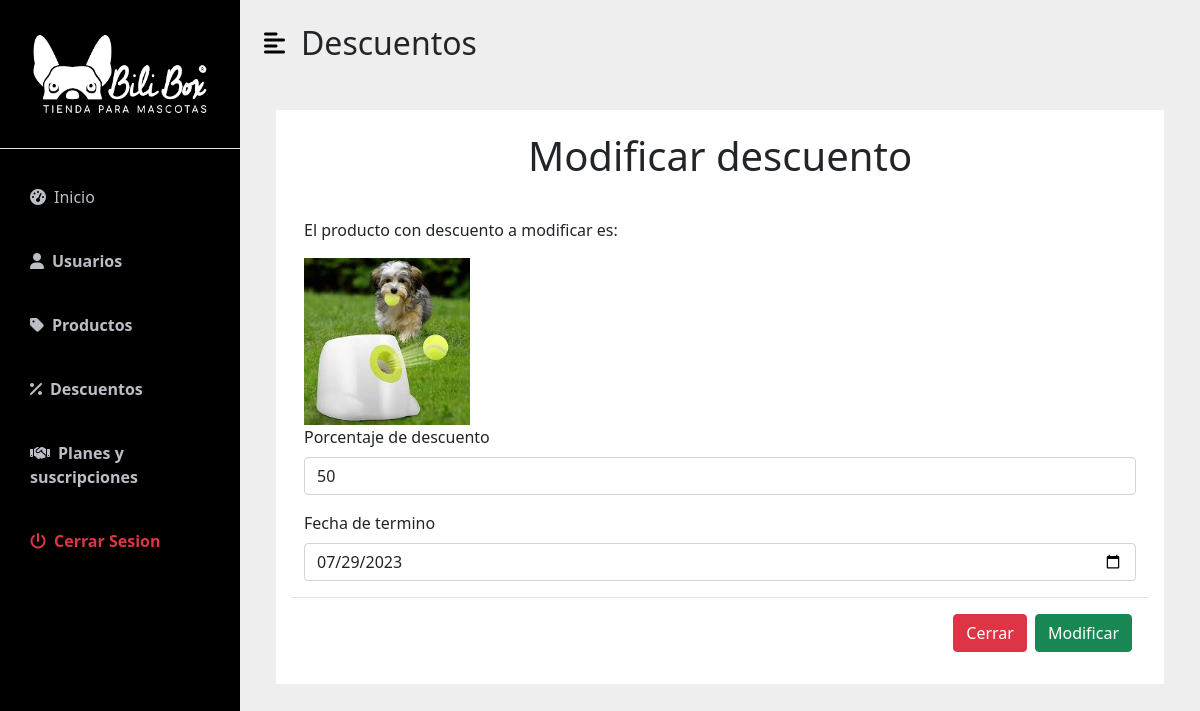
The app's page /dash_admin/selec_desc/1/ with its own data.
### AppDescuento/models.py (models this page shows, shortened)
class Descuento(models.Model):
    producto = models.ForeignKey(Articulo, on_delete=models.CASCADE, related_name='descuento')
    pct = models.IntegerField()
    fec_ini = models.DateField()
    fec_ter = models.DateField()
    class Meta:
        db_table = 'descuento' #Como se va a ver en la basen de datos
        verbose_name ='descuento'
        verbose_name_plural ='descuentos'

### App/models.py (models this page shows, shortened)
class Articulo(models.Model):
    imagen = models.ImageField(upload_to='articulos/')
    nombre = models.CharField(max_length=50)
    descripcion = models.CharField(max_length=200, null=True, blank=True)
    precio = models.IntegerField()
    seccion = models.CharField( max_length=30)
    stock = models.IntegerField()
    created = models.DateTimeField(auto_now_add=True)
    updated = models.DateTimeField(auto_now_add=True)
    class Meta:
        verbose_name = 'articulo'
        verbose_name_plural = 'articulos'

### AppDashboardAdmin/views.py (the view)
# urls.py: path('selec_desc/<id>/',views.selc_desc, name='selec_desc'),
def selc_desc(request,id):
    if id != "":
        descuento = Descuento.objects.get(id = id)
        context = {"descuento": descuento}
        return render(request, "descuento/modificar_descuento.html", context)
    else:
        context = {"mensaje": "Error, descuento no encontrado"}
        return render(request, "descuento/modificar_descuento.html", context)

### AppCarro/context_processor.py (called while the page is built)
def importe_total_carro(request):
    total=0
    try:
      if request.user.is_authenticated:
        for key, value in request.session["carro"].items():
          total = total + (int(value["precio"]) * value["cantidad"])
      else:
        pass
    except:
      pass
    return {'importe_total_carro':total}

### AppDashboardAdmin/templates/descuento/modificar_descuento.html (shortened to what this page needs)
{% extends "dash_admin/base_dash_admin.html" %}
{% load static %}
{% block content %}
<div id="page-content-wrapper">
    <nav class="navbar navbar-expand-lg navbar-light bg-transparent py-4 px-4">
        <div class="d-flex align-items-center">
            <i class="fas fa-align-left primary-text fs-4 me-3" id="menu-toggle"></i>
            <h2 class="fs-2 m-0">Descuentos</h2>
        </div>
    </nav>
    <div class="container-fluid px-4 ">
        <div class="container p-4">
            <form action="{% url 'admin_page:modificar_descuento' descuento.id %}" method="POST" class="row p-3"  style="background-color: white; ">
                <p class="fs-1 text-center">Modificar descuento</p>
                <div class="mt-3">
                    <p>El producto con descuento a modificar es: </p>
                    <img src="{{descuento.producto.imagen.url}}" alt="{{descuento.producto.nombre}}" class="img-fluid" width="20%">
                </div>
                <div class="col-12">
                    <div class="mb-3">
                        <label for="" class="form-label">Porcentaje de descuento</label>
                        <input type="text" class="form-control" placeholder="$" name="pct" value="{{descuento.pct}}">
                    </div>
                </div>
                <div class="col-12">
                    <div class="mb-3">
                        <label for="" class="form-label">Fecha de termino</label>
                        <input type="date" class="form-control" name="fec_termino" value="{{descuento.fec_ter |date:'Y-m-d'}}">
                    </div>
                </div>
                <div class=" modal-footer">
                    <a href="{% url 'admin_page:descuentos' %}">
                        <button type="button" class="btn btn-danger">Cerrar</button>
                    </a>
                    <button type="submit" class="btn btn-success">Modificar</button>
                </div>
            </form>
        </div>
    </div>
</div>
{% endblock %}

### AppDashboard/static/css/dash-style.css (style rules this page uses)
:root { --main-bg-color: #009d63; --main-text-color: #009d63; --second-text-color: #bbbec5; --second-bg-color: #c1efde; }
.primary-text { color: var(--main-text-color); }
#page-content-wrapper { min-width: 100vw; }
#menu-toggle { cursor: pointer; color: black; }
@media (min-width: 768px) { #page-content-wrapper { min-width: 0; width: 100%; } }

### records on screen
Descuento: producto.imagen (picture), pct "50", fec_termino "07/29/2023"
